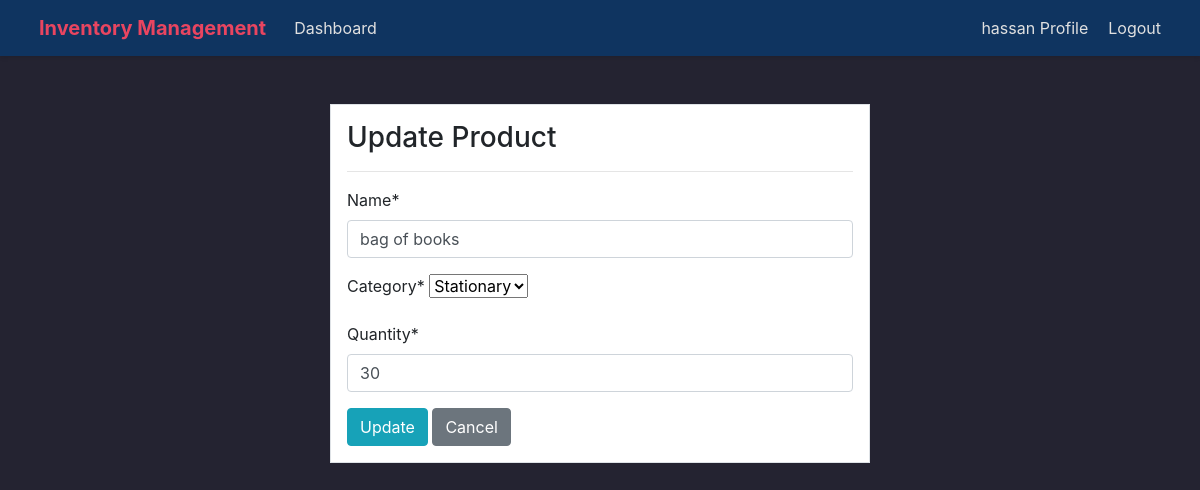
Before: /product_update/2/ (signed in) with the older database file.
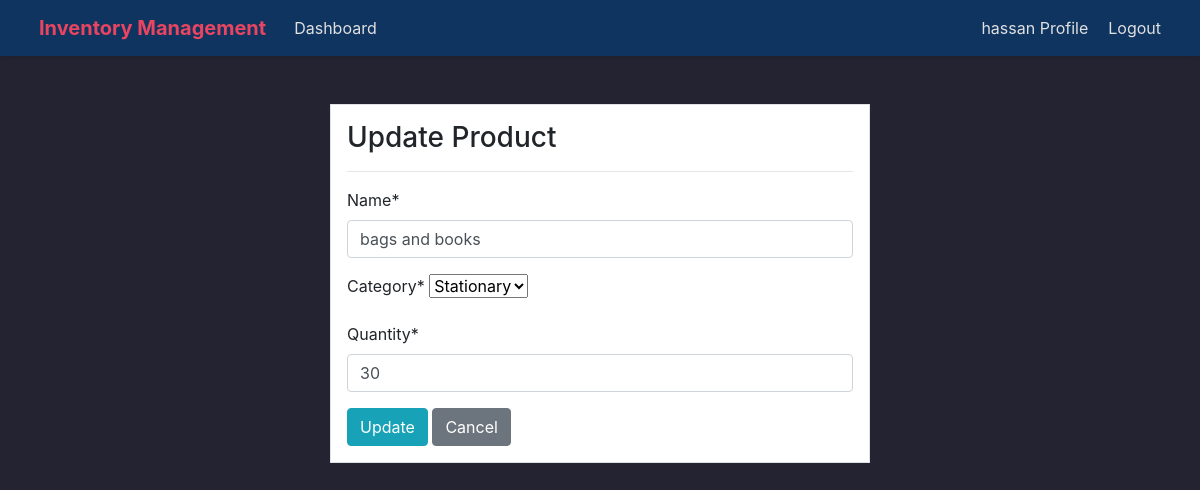
After: the same page with the newer database file.
### dashboard/models.py (models this page shows, shortened)
class Product(models.Model):
    name = models.CharField(max_length=200,null=True)
    category = models.CharField(max_length=200,choices=CATAGORY,null=True)  # Corrected spelling
    quantity = models.PositiveIntegerField(null=True)  # Removed max_length

### dashboard/views.py (the view)
# urls.py: path('product_update/<int:pk>/',views.product_update,name='dashboard-product-update'),
@login_required(login_url='Login')
def product_update(request,pk):
    product = Product.objects.get(id=pk)
    if request.method == 'POST':
        form =ProductForm(request.POST,instance=product)
        if form.is_valid():
            form.save()
            return redirect('dashboard-product')
    else:
        form = ProductForm(instance=product)
    context = {'form':form}
    return render(request,'Dashboard/product_update.html',context)

### dashboard/forms.py
class ProductForm(forms.ModelForm):
    class Meta:
        model = Product
        fields = ['name', 'category', 'quantity']

### templates/Dashboard/product_update.html (shortened to what this page needs)
{% extends 'partials/base.html' %}
{% load crispy_forms_tags %}
{% block content %}
<div class="container">
    <div class="row mt-5">
        <div class="col-md-6 offset-md-3">
            <div class="border bg-white p-3">
                <h3>Update Product</h3>
                <hr>
                <form method="POST">
                    {{ form|crispy }}
                    <input class="btn btn-info" type="submit" value="Update">
                    <a class="btn btn-secondary" href="{% url 'dashboard-product' %}">Cancel</a>
                </form>
            </div>
        </div>
    </div>
</div>
{% endblock %}

Changed rows visible on the page:
changed Product "Stationary": name "bag of books" → "bags and books"
